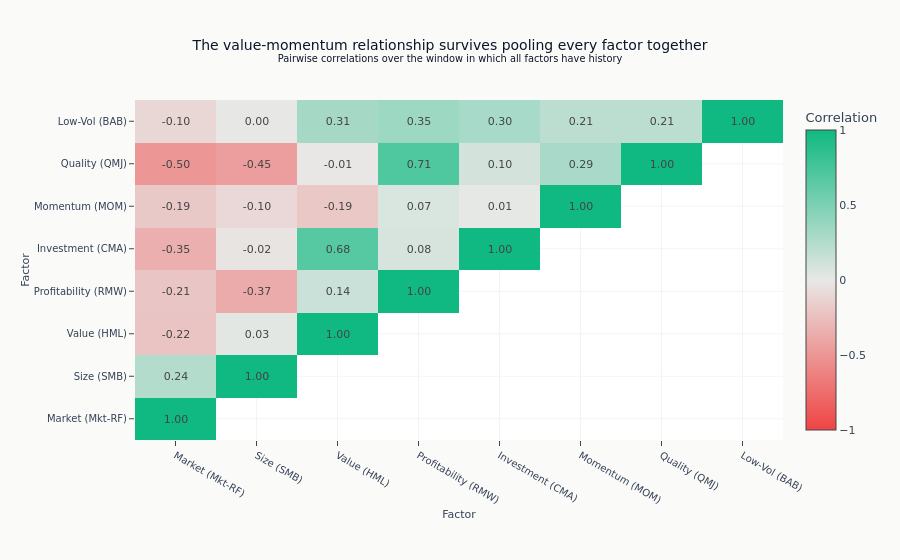

This figure's notebook cell:
### Markdown cell above
Add a message-first title and explicit dimensions.

### Code cell
_ = fig.update_layout(
    title=(
        "The value-momentum relationship survives pooling every factor together"
        "<br><sup>Pairwise correlations over the window in which all factors have history</sup>"
    ),
    height=560,
    margin=dict(l=135, r=90, b=120),
    xaxis_title="Factor",
    yaxis_title="Factor",
)

fig.show()

### Figure 1 — Plotly figure (JSON) as saved in the notebook; plotly's stock layout.template omitted (floating-point values rounded to 4 significant figures)
{"data": [{"colorbar": {"title": {"text": "Correlation"}}, "colorscale": [[0.0, "#ef4444"], [0.5, "#e8e8e6"], [1.0, "#10b981"]], "hovertemplate": "%{y} vs %{x}<br>Correlation: %{z:.2f}<extra></extra>", "text": [["1.00", "", "", "", "", "", "", ""], ["0.24", "1.00", "", "", "", "", "", ""], ["-0.22", "0.03", "1.00", "", "", "", "", ""], ["-0.21", "-0.37", "0.14", "1.00", "", "", "", ""], ["-0.35", "-0.02", "0.68", "0.08", "1.00", "", "", ""], ["-0.19", "-0.10", "-0.19", "0.07", "0.01", "1.00", "", ""], ["-0.50", "-0.45", "-0.01", "0.71", "0.10", "0.29", "1.00", ""], ["-0.10", "0.00", "0.31", "0.35", "0.30", "0.21", "0.21", "1.00"]], "texttemplate": "%{text}", "type": "heatmap", "x": ["Market (Mkt-RF)", "Size (SMB)", "Value (HML)", "Profitability (RMW)", "Investment (CMA)", "Momentum (MOM)", "Quality (QMJ)", "Low-Vol (BAB)"], "y": ["Market (Mkt-RF)", "Size (SMB)", "Value (HML)", "Profitability (RMW)", "Investment (CMA)", "Momentum (MOM)", "Quality (QMJ)", "Low-Vol (BAB)"], "z": [[1.0, NaN, NaN, NaN, NaN, NaN, NaN, NaN], [0.2448, 1.0, NaN, NaN, NaN, NaN, NaN, NaN], [-0.2165, 0.02961, 1.0, NaN, NaN, NaN, NaN, NaN], [-0.2054, -0.3692, 0.1422, 1.0, NaN, NaN, NaN, NaN], [-0.3483, -0.02464, 0.6782, 0.07983, 1.0, NaN, NaN, NaN], [-0.1871, -0.0955, -0.1946, 0.07086, 0.007309, 1.0, NaN, NaN], [-0.5028, -0.4501, -0.008695, 0.7064, 0.09788, 0.2903, 1.0, NaN], [-0.104, 0.003879, 0.312, 0.3456, 0.2991, 0.2088, 0.2062, 1.0]], "zmax": 1, "zmid": 0, "zmin": -1}], "layout": {"height": 560, "margin": {"b": 120, "l": 135, "r": 90}, "title": {"text": "The value-momentum relationship survives pooling every factor together<br><sup>Pairwise correlations over the window in which all factors have history</sup>"}, "xaxis": {"title": {"text": "Factor"}}, "yaxis": {"title": {"text": "Factor"}}}}
